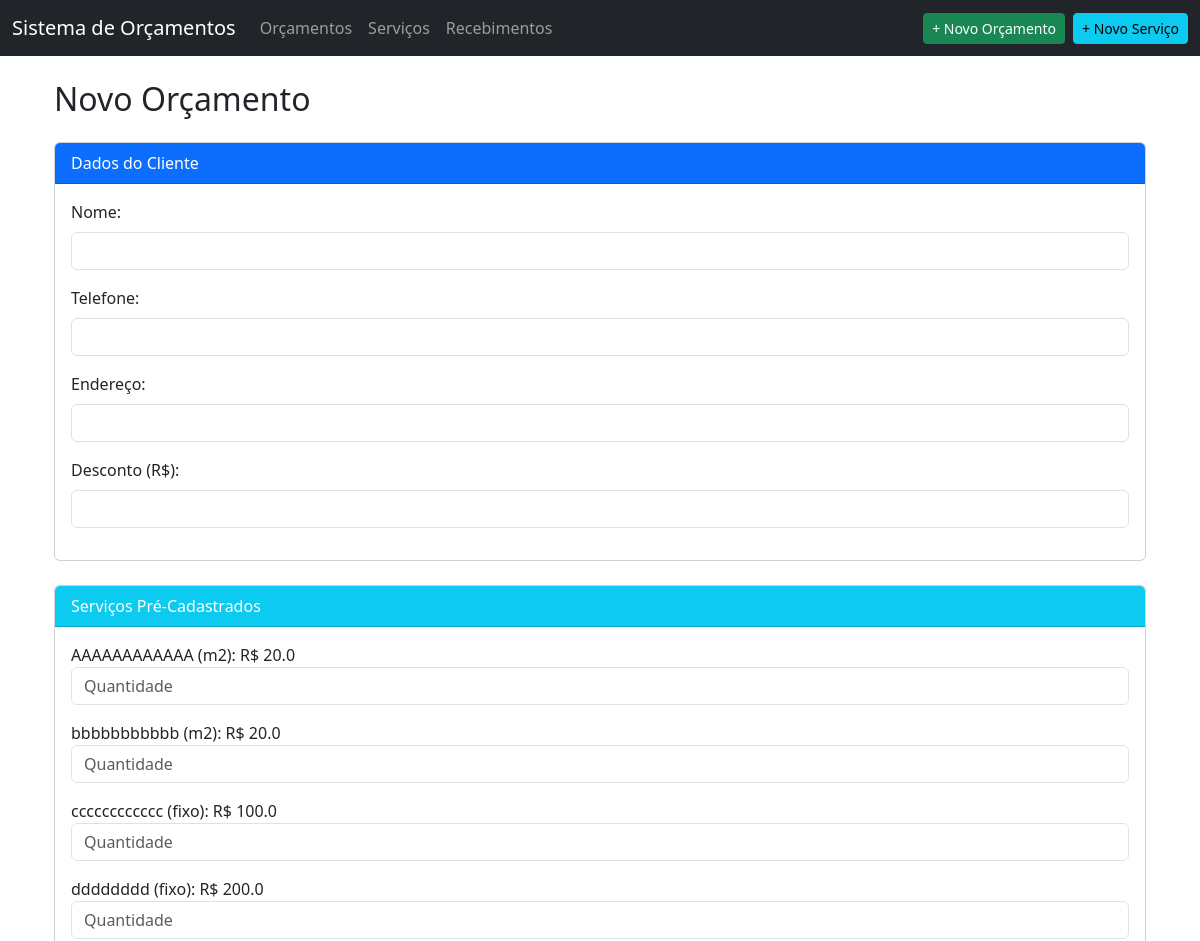
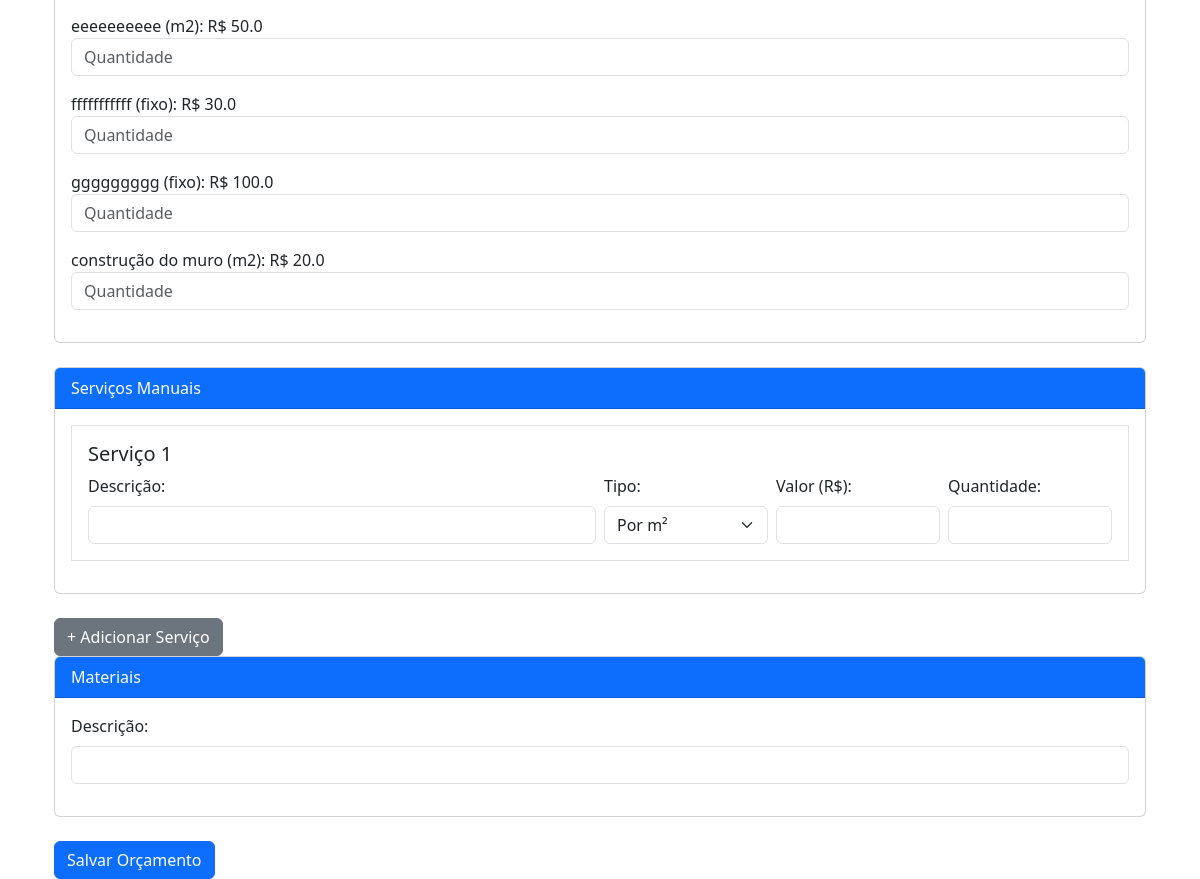
The app's page /orcamentos/novo with its own data (2 pictures, top to bottom).
### app.py (models this page shows)
class ServicoPadrao(db.Model):
    id = db.Column(db.Integer, primary_key=True)
    descricao = db.Column(db.String(200), nullable=False)
    tipo = db.Column(db.String(10))  # 'm2' ou 'fixo'
    valor_padrao = db.Column(db.Float)

### app.py (the view, shortened to what this page needs)
@app.route('/orcamentos/novo', methods=['GET', 'POST'])
def criar_orcamento():
    servicos_padrao = ServicoPadrao.query.all()  # Puxa serviços pré-cadastrados
    num_servicos = int(request.form.get('num_servicos', 1))  # Número inicial de serviços manuais
    return render_template('orcamentos/criar.html', servicos_padrao=servicos_padrao, num_servicos=num_servicos)

### templates/orcamentos/criar.html (shortened to what this page needs)
{% extends "base.html" %}
{% block content %}
<div class="container">
    <h2 class="my-4">Novo Orçamento</h2>
    <form method="POST">
        <div class="card mb-4">
            <div class="card-header bg-primary text-white">
                Dados do Cliente
            </div>
            <div class="card-body">
                <div class="mb-3">
                    <label class="form-label">Nome:</label>
                    <input type="text" name="cliente_nome" class="form-control" value="{{ cliente_nome }}" required>
                </div>
                <div class="mb-3">
                    <label class="form-label">Telefone:</label>
                    <input type="text" name="cliente_telefone" class="form-control" value="{{ cliente_telefone }}">
                </div>
                <div class="mb-3">
                    <label class="form-label">Endereço:</label>
                    <input type="text" name="cliente_endereco" class="form-control" value="{{ cliente_endereco }}">
                </div>
                <div class="mb-3">
                    <label class="form-label">Desconto (R$):</label>
                    <input type="number" name="desconto" class="form-control" step="0.01" value="{{ desconto }}">
                </div>
            </div>
        </div>
        <div class="card mb-4">
            <div class="card-header bg-info text-white">
                Serviços Pré-Cadastrados
            </div>
            <div class="card-body">
                {% for servico in servicos_padrao %}
                <div class="mb-3">
                    <label>{{ servico.descricao }} ({{ servico.tipo }}): R$ {{ servico.valor_padrao }}</label>
                    <input type="number" name="servico_padrao_{{ servico.id }}_quantidade" class="form-control" placeholder="Quantidade">
                </div>
                {% endfor %}
            </div>
        </div>
        <div class="card mb-4">
            <div class="card-header bg-primary text-white">
                Serviços Manuais
            </div>
            <div class="card-body">
                {% for i in range(1, num_servicos + 1) %}
                <div class="mb-3 border p-3">
                    <h5>Serviço {{ i }}</h5>
                    <div class="row g-2">
                        <div class="col-md-6">
                            <label class="form-label">Descrição:</label>
                            <input type="text" name="servico{{ i }}_descricao" class="form-control">
                        </div>
                        <div class="col-md-2">
                            <label class="form-label">Tipo:</label>
                            <select name="servico{{ i }}_tipo" class="form-select">
                                <option value="m2">Por m²</option>
                            </select>
                        </div>
                        <div class="col-md-2">
                            <label class="form-label">Valor (R$):</label>
                            <input type="number" name="servico{{ i }}_valor" class="form-control" step="0.01">
                        </div>
                        <div class="col-md-2">
                            <label class="form-label">Quantidade:</label>
                            <input type="number" name="servico{{ i }}_quantidade" class="form-control">
                        </div>
                    </div>
                </div>
                {% endfor %}
            </div>
        </div>
        <button type="submit" name="adicionar_servico" value="1" class="btn btn-secondary">+ Adicionar Serviço</button>
        <div class="card mb-4">
            <div class="card-header bg-primary text-white">
                Materiais
            </div>
            <div class="card-body">
                <div class="mb-3">
                    <label class="form-label">Descrição:</label>
                    <input type="text" name="material1_descricao" class="form-control">
                </div>
            </div>
        </div>
        <button type="submit" class="btn btn-primary">Salvar Orçamento</button>
    </form>
</div>
{% endblock %}

### records on screen
ServicoPadrao: descricao "AAAAAAAAAAAA", tipo "m2", valor_padrao "20.0"
ServicoPadrao: descricao "bbbbbbbbbbb", tipo "m2", valor_padrao "20.0"
ServicoPadrao: descricao "cccccccccccc", tipo "fixo", valor_padrao "100.0"
ServicoPadrao: descricao "dddddddd", tipo "fixo", valor_padrao "200.0"
ServicoPadrao: descricao "eeeeeeeeee", tipo "m2", valor_padrao "50.0"
ServicoPadrao: descricao "fffffffffff", tipo "fixo", valor_padrao "30.0"
ServicoPadrao: descricao "ggggggggg", tipo "fixo", valor_padrao "100.0"
ServicoPadrao: descricao "construção do muro", tipo "m2", valor_padrao "20.0"

### other values on screen
{{ i }} "1"
